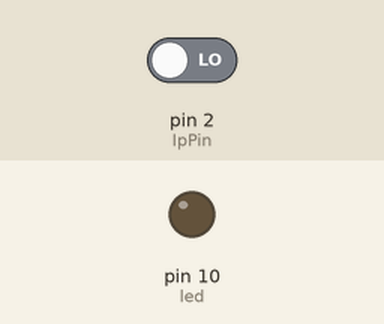
This sketch was run on a simulated Arduino Uno, built with avr-gcc and run on an emulated ATmega328P. Parts: output pins drawn as LEDs (lit = HIGH). Inputs (shaded band) come from the test bench; at power-on: pin 2 (IpPin) LOW.

Above: at 1.2 s.
1.3 s: pin 2 (IpPin) driven HIGH
At 1.8 s:
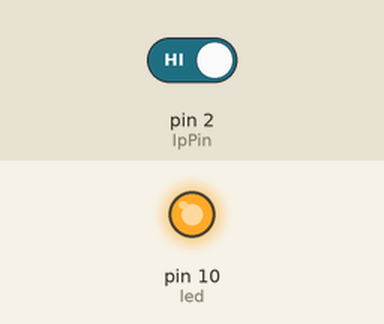
2.8 s: pin 2 (IpPin) driven LOW
At 4.1 s:
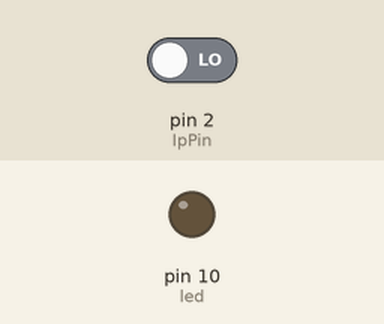
Timing chart, 0 to 5.8 s (numbered marks = the images above; inputs shaded):
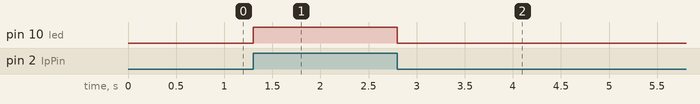

The sketch:

rvspushbtn.ino.ino
```cpp
int led=10;
int IpPin=2;
void setup() {
  // put your setup code here, to run once:
  pinMode(IpPin,INPUT);
  pinMode(led,OUTPUT);
  Serial.begin(9600);
}

void loop() {
  // put your main code here, to run repeatedly:
  int sensedVal=digitalRead(IpPin);
  //if(sensedVal){
    digitalWrite(led,sensedVal);
  //}
  //else
 // digitalWrite(led,sensedVal);
}
```

Measured:
- after the input at 1.3 s, pin 10 (led): LOW → HIGH at once
- after the input at 2.8 s, pin 10 (led): HIGH → LOW at once
